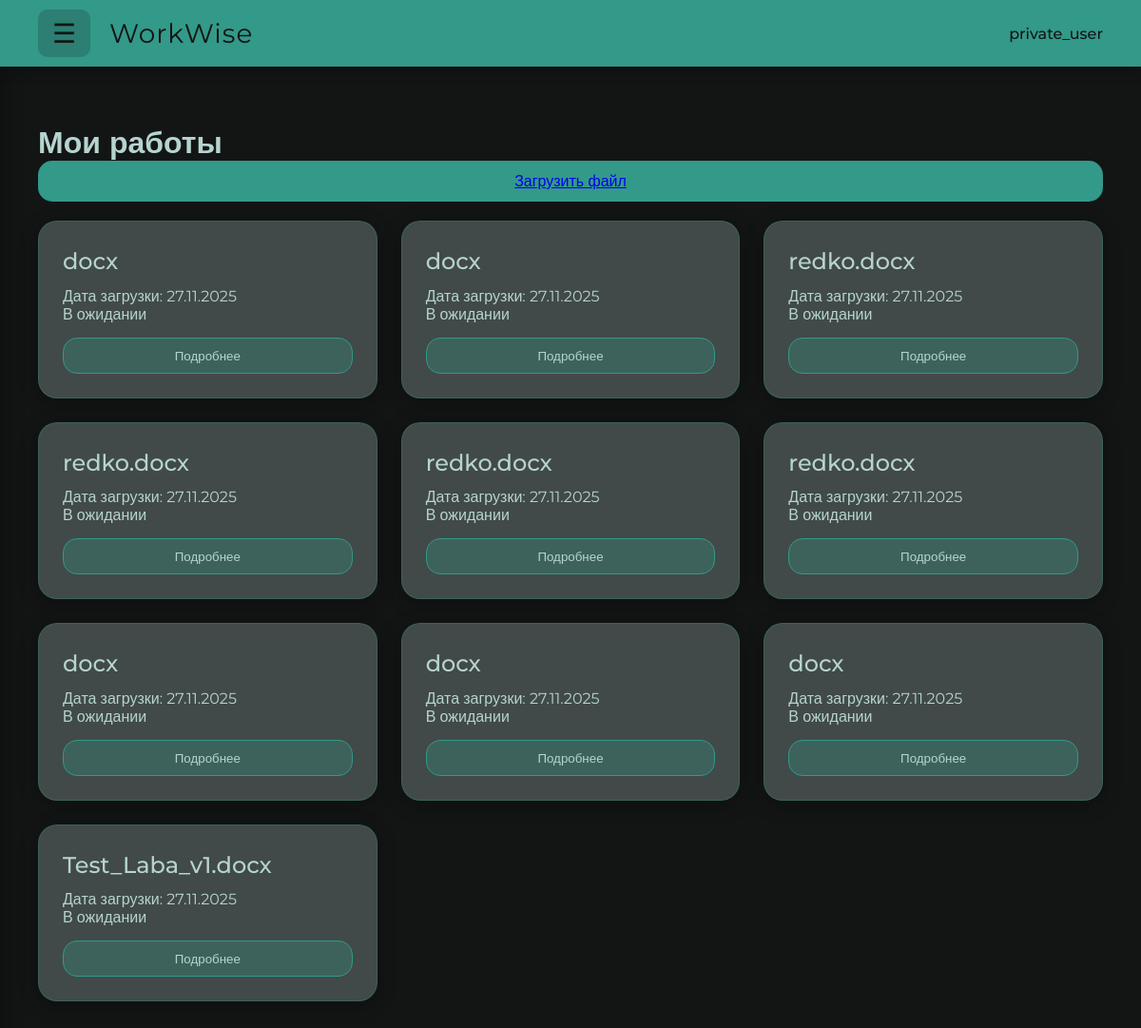
Page /lk-private (signed in) on the committed database.
### database.py (models this page shows, shortened)
class User(Base):
    __tablename__ = 'users'
    id = Column(Integer, primary_key=True)
    login = Column(String(80), unique=True, nullable=False)
    email = Column(String(120), unique=True, nullable=False)
    password_hash = Column(String(128), nullable=False)
    client_type = Column(String(10), nullable=False)  # 'private' или 'company'
    company_id = Column(Integer, ForeignKey('companies.id'), nullable=True)
    activity_type = Column(String(100), nullable=True)  # Студент, Инженер и т.д.
    company = relationship("Company", back_populates="users")
    uploads = relationship("UserUpload", back_populates="user", order_by="UserUpload.upload_date.desc()")

class UserUpload(Base):
    __tablename__ = 'user_uploads'
    id = Column(Integer, primary_key=True)
    filename = Column(String(255), nullable=False)
    file_path = Column(String(255), nullable=False)  # Сохраненное уникальное имя файла
    user_id = Column(Integer, ForeignKey('users.id'), nullable=False)
    gost_id = Column(Integer, ForeignKey('gosts.id'), nullable=True)
    status = Column(String(50), default='Ожидает проверки')
    upload_date = Column(DateTime, default=datetime.now)
    report_json = Column(Text, nullable=True)  # Поле для хранения отчета в формате JSON
    user = relationship("User", back_populates="uploads")
    gost = relationship("GOST")

### app.py (the view)
@app.route('/lk')
@app.route('/lk-private')
def lk_private():
    db = g.db_session
    user = get_current_user(db)
    if not user:
        return redirect(url_for('login'))
    if user.client_type != 'private':
        return redirect(url_for('lk_company'))
    uploads = db.query(UserUpload).filter_by(user_id=user.id).order_by(UserUpload.upload_date.desc()).all()
    return render_template('lk.html', user=user, uploads=uploads)

### app.py (called while the page is built)
def get_current_user(db_session):
    user_id = session.get('user_id')
    if user_id:
        return db_session.query(User). get(user_id)
    return None

@app.before_request
def before_request():
    g.db_session = get_session()

@app.teardown_request
def teardown_request(exception):
    db_session = g. pop('db_session', None)
    if db_session:
        db_session.close()

### database.py (called while the page is built)
def get_session():
    return Session()

### templates/lk.html (shortened to what this page needs)
<!DOCTYPE html>
<html lang="ru">
  <head>
    <link rel="stylesheet" href="{{ url_for('static', filename='css/style.css') }}" />
  </head>
  <body>
    <div id="lkPage">
      <nav class="top-nav">
        <div class="nav-left">
          <button class="menu-toggle" id="menuToggle">☰</button>
          <span class="logo">WorkWise</span>
        </div>
        <div class="user-info-nav">{{ user.login if user else 'Гость' }}</div>
      </nav>
      <main class="main-content" id="mainContent">
        <div class="dashboard-header">
          <h1>Мои работы</h1>
          <button class="upload-btn" id="uploadBtn">
            <a href="{{ url_for('check_file') }}">Загрузить файл</a>
          </button>
        </div>
        <div class="works-container">
          {% if uploads %}
            {% for upload in uploads %}
              {% set status_class = 'status-pending' %}
              {% set status_text = 'В ожидании' %}
              {% if upload.status == 'approved' %}
                {% set status_class = 'status-approved' %}
                {% set status_text = 'Проверено' %}
              {% elif upload.status == 'rejected' %}
                {% set status_class = 'status-rejected' %}
                {% set status_text = 'Отклонено' %}
              {% endif %}
              <div class="work-card {{ status_class }}">
                <div class="work-details">
                  <h3 class="work-title">{{ upload.filename }}</h3>
                  <p class="work-meta">
                    Дата загрузки: {{ upload.upload_date.strftime('%d.%m.%Y') }}
                  </p>
                  <span class="status-badge {{ status_class }}">{{ status_text }}</span>
                </div>
                <button
                  class="details-btn"
                  data-upload-id="{{ upload.id }}"
                >
                  Подробнее
                </button>
              </div>
            {% endfor %}
          {% else %}
            <p class="empty-state">У вас пока нет загруженных работ.</p>
          {% endif %}
        </div>
      </main>
    </div>
  </body>
</html>

### static/css/style.css (style rules this page uses)
* { margin: 0; padding: 0; box-sizing: border-box; font-family: "Montserrat", sans-serif; }
:root { --color-background-main: #131515; --color-text-main: #b6d4cf; --color-accent-primary: #339989; --color-box-background: #339989; --color-box-text: #ffffff; --color-input-background: rgba(19, 21, 21, 0.3); --color-input-text: white; --color-link: #ffeaea; --color-divider-color: white; --color-top-nav-bg: rgba(51, 153, 137, 0.9); --color-top-nav-text: #131515; --color-sidebar-bg: rgba(51, 153, 137, 0.9); --color-sidebar-text: #131515; --color-main-content-bg: #414a48; --color-secondary-text: #5fa99b; }
body { background-color: var(--color-background-main); color: var(--color-text-main); }
.top-nav { background-color: var(--color-top-nav-bg); }
.top-nav .logo, .nav-left .menu-toggle, .user-info-nav { color: var(--color-top-nav-text); }
#lkPage { background-color: #131515; color: #b6d4cf; min-height: 100vh; overflow: hidden; font-weight: 400; }
.top-nav { background-color: #339989; padding: 15px 40px; display: flex; justify-content: space-between; align-items: center; position: fixed; top: 0; left: 0; right: 0; z-index: 100; height: 70px; box-shadow: 0 2px 15px rgba(0, 0, 0, 0.3); }
.logo { font-size: 28px; font-weight: 400; color: #131515; letter-spacing: 1px; }
.main-content { margin-top: 90px; padding: 40px; transition: margin-left 0.4s ease; height: calc(100vh - 90px); overflow-y: auto; }
.upload-btn { background-color: #339989; color: #131515; border: none; padding: 12px 30px; border-radius: 15px; font-weight: 500; cursor: pointer; transition: all 0.3s ease; width: 100%; font-size: 16px; }
.works-container { display: grid; grid-template-columns: repeat(auto-fill, minmax(350px, 1fr)); gap: 25px; margin-top: 20px; }
.work-card { background-color: #414a48; border-radius: 20px; padding: 25px; box-shadow: 0 4px 20px rgba(0, 0, 0, 0.3); transition: all 0.3s ease; border: 1px solid rgba(51, 153, 137, 0.3); display: flex; flex-direction: column; height: 100%; }
.work-title { font-size: 18px; color: #b6d4cf; font-weight: 500; line-height: 1.4; }
.work-details { margin-bottom: 15px; flex-grow: 1; }
.details-btn { background-color: rgba(51, 153, 137, 0.3); color: #b6d4cf; border: 1px solid #339989; padding: 10px 20px; border-radius: 15px; font-weight: 500; cursor: pointer; transition: all 0.3s ease; text-decoration: none; display: inline-block; text-align: center; }
.menu-toggle { background: rgba(19, 21, 21, 0.2); border: none; color: #131515; font-size: 28px; cursor: pointer; padding: 8px 15px; border-radius: 10px; transition: all 0.3s ease; margin-right: 20px; }
.nav-left { display: flex; align-items: center; }
.user-info-nav { display: flex; align-items: center; gap: 15px; color: #131515; font-weight: 500; }
.work-title { font-size: 24px; margin-bottom: 10px; color: #b6d4cf; font-weight: 500; }

### rows in the picture
User: login "private_user"
UserUpload: filename "docx", upload_date "27.11.2025", status_text "В ожидании"
UserUpload: filename "docx", upload_date "27.11.2025", status_text "В ожидании"
UserUpload: filename "redko.docx", upload_date "27.11.2025", status_text "В ожидании"
UserUpload: filename "redko.docx", upload_date "27.11.2025", status_text "В ожидании"
UserUpload: filename "redko.docx", upload_date "27.11.2025", status_text "В ожидании"
UserUpload: filename "redko.docx", upload_date "27.11.2025", status_text "В ожидании"
UserUpload: filename "docx", upload_date "27.11.2025", status_text "В ожидании"
UserUpload: filename "docx", upload_date "27.11.2025", status_text "В ожидании"
UserUpload: filename "docx", upload_date "27.11.2025", status_text "В ожидании"
UserUpload: filename "Test_Laba_v1.docx", upload_date "27.11.2025", status_text "В ожидании"
